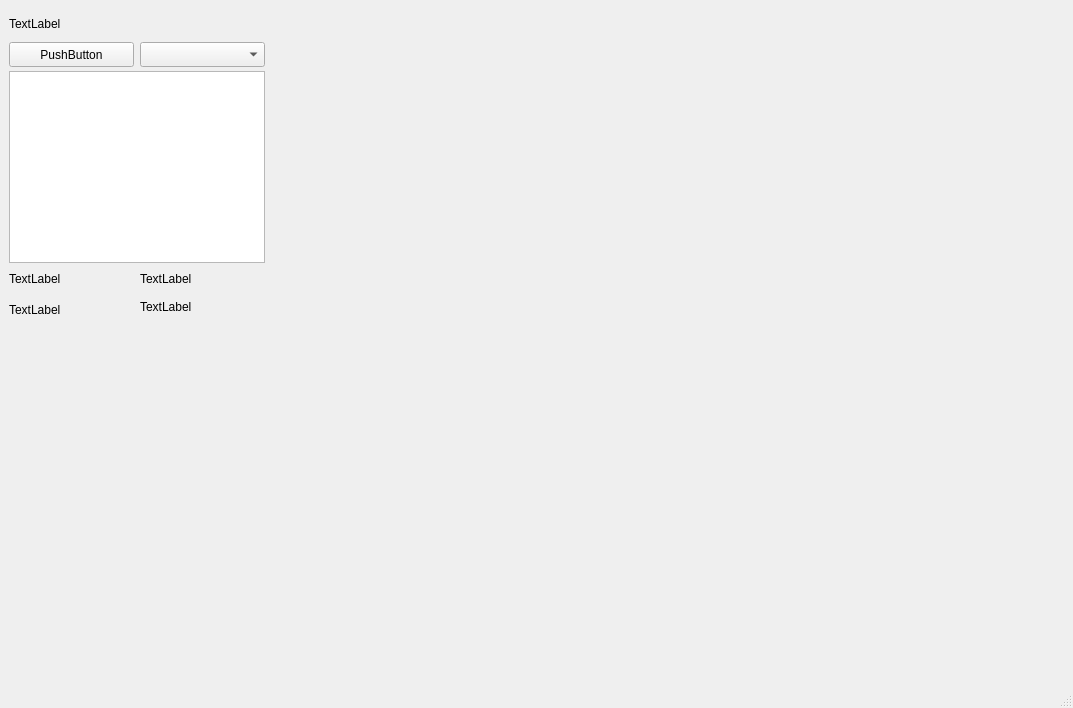
<?xml version="1.0" encoding="UTF-8"?>
<ui version="4.0">
 <class>MainWindow</class>
 <widget class="QMainWindow" name="MainWindow">
  <property name="geometry">
   <rect>
    <x>0</x>
    <y>0</y>
    <width>1073</width>
    <height>708</height>
   </rect>
  </property>
  <property name="sizePolicy">
   <sizepolicy hsizetype="Preferred" vsizetype="Preferred">
    <horstretch>1</horstretch>
    <verstretch>1</verstretch>
   </sizepolicy>
  </property>
  <property name="windowTitle">
   <string>MainWindow</string>
  </property>
  <widget class="QWidget" name="centralwidget">
   <layout class="QVBoxLayout" name="verticalLayout_2">
    <item>
     <layout class="QHBoxLayout" name="horizontalLayout_2">
      <item>
       <layout class="QVBoxLayout" name="verticalLayout">
        <item>
         <widget class="QLabel" name="label">
          <property name="sizePolicy">
           <sizepolicy hsizetype="Minimum" vsizetype="Preferred">
            <horstretch>0</horstretch>
            <verstretch>0</verstretch>
           </sizepolicy>
          </property>
          <property name="minimumSize">
           <size>
            <width>100</width>
            <height>25</height>
           </size>
          </property>
          <property name="maximumSize">
           <size>
            <width>200</width>
            <height>20</height>
           </size>
          </property>
          <property name="text">
           <string>TextLabel</string>
          </property>
         </widget>
        </item>
        <item>
         <layout class="QHBoxLayout" name="horizontalLayout">
          <item>
           <widget class="QPushButton" name="pushButton">
            <property name="sizePolicy">
             <sizepolicy hsizetype="Minimum" vsizetype="Minimum">
              <horstretch>0</horstretch>
              <verstretch>0</verstretch>
             </sizepolicy>
            </property>
            <property name="minimumSize">
             <size>
              <width>100</width>
              <height>25</height>
             </size>
            </property>
            <property name="maximumSize">
             <size>
              <width>500</width>
              <height>20</height>
             </size>
            </property>
            <property name="text">
             <string>PushButton</string>
            </property>
           </widget>
          </item>
          <item>
           <widget class="QComboBox" name="comboBox">
            <property name="sizePolicy">
             <sizepolicy hsizetype="Minimum" vsizetype="Minimum">
              <horstretch>0</horstretch>
              <verstretch>0</verstretch>
             </sizepolicy>
            </property>
            <property name="minimumSize">
             <size>
              <width>100</width>
              <height>25</height>
             </size>
            </property>
            <property name="maximumSize">
             <size>
              <width>500</width>
              <height>20</height>
             </size>
            </property>
           </widget>
          </item>
         </layout>
        </item>
        <item>
         <widget class="QTextBrowser" name="console">
          <property name="sizePolicy">
           <sizepolicy hsizetype="Minimum" vsizetype="Minimum">
            <horstretch>0</horstretch>
            <verstretch>0</verstretch>
           </sizepolicy>
          </property>
          <property name="minimumSize">
           <size>
            <width>50</width>
            <height>100</height>
           </size>
          </property>
          <property name="maximumSize">
           <size>
            <width>500</width>
            <height>16777215</height>
           </size>
          </property>
         </widget>
        </item>
        <item>
         <layout class="QGridLayout" name="gridLayout">
          <item row="0" column="0">
           <widget class="QLabel" name="label_2">
            <property name="sizePolicy">
             <sizepolicy hsizetype="Minimum" vsizetype="Preferred">
              <horstretch>0</horstretch>
              <verstretch>0</verstretch>
             </sizepolicy>
            </property>
            <property name="minimumSize">
             <size>
              <width>50</width>
              <height>20</height>
             </size>
            </property>
            <property name="maximumSize">
             <size>
              <width>200</width>
              <height>20</height>
             </size>
            </property>
            <property name="text">
             <string>TextLabel</string>
            </property>
           </widget>
          </item>
          <item row="1" column="0">
           <widget class="QLabel" name="label_4">
            <property name="sizePolicy">
             <sizepolicy hsizetype="Minimum" vsizetype="Preferred">
              <horstretch>0</horstretch>
              <verstretch>0</verstretch>
             </sizepolicy>
            </property>
            <property name="minimumSize">
             <size>
              <width>50</width>
              <height>25</height>
             </size>
            </property>
            <property name="maximumSize">
             <size>
              <width>200</width>
              <height>20</height>
             </size>
            </property>
            <property name="text">
             <string>TextLabel</string>
            </property>
           </widget>
          </item>
          <item row="0" column="1">
           <widget class="QLabel" name="label_3">
            <property name="sizePolicy">
             <sizepolicy hsizetype="Minimum" vsizetype="Preferred">
              <horstretch>0</horstretch>
              <verstretch>0</verstretch>
             </sizepolicy>
            </property>
            <property name="minimumSize">
             <size>
              <width>50</width>
              <height>20</height>
             </size>
            </property>
            <property name="maximumSize">
             <size>
              <width>200</width>
              <height>20</height>
             </size>
            </property>
            <property name="text">
             <string>TextLabel</string>
            </property>
           </widget>
          </item>
          <item row="1" column="1">
           <widget class="QLabel" name="label_5">
            <property name="sizePolicy">
             <sizepolicy hsizetype="Minimum" vsizetype="Preferred">
              <horstretch>0</horstretch>
              <verstretch>0</verstretch>
             </sizepolicy>
            </property>
            <property name="minimumSize">
             <size>
              <width>50</width>
              <height>20</height>
             </size>
            </property>
            <property name="maximumSize">
             <size>
              <width>200</width>
              <height>20</height>
             </size>
            </property>
            <property name="text">
             <string>TextLabel</string>
            </property>
           </widget>
          </item>
         </layout>
        </item>
        <item>
         <spacer name="verticalSpacer">
          <property name="orientation">
           <enum>Qt::Vertical</enum>
          </property>
          <property name="sizeHint" stdset="0">
           <size>
            <width>20</width>
            <height>40</height>
           </size>
          </property>
         </spacer>
        </item>
       </layout>
      </item>
      <item>
       <widget class="RealTimeGraphs" name="widget" native="true">
        <property name="enabled">
         <bool>true</bool>
        </property>
        <property name="sizePolicy">
         <sizepolicy hsizetype="MinimumExpanding" vsizetype="MinimumExpanding">
          <horstretch>0</horstretch>
          <verstretch>0</verstretch>
         </sizepolicy>
        </property>
        <property name="minimumSize">
         <size>
          <width>100</width>
          <height>100</height>
         </size>
        </property>
        <property name="maximumSize">
         <size>
          <width>2000</width>
          <height>2000</height>
         </size>
        </property>
       </widget>
      </item>
     </layout>
    </item>
   </layout>
  </widget>
  <widget class="QMenuBar" name="menubar">
   <property name="geometry">
    <rect>
     <x>0</x>
     <y>0</y>
     <width>1073</width>
     <height>22</height>
    </rect>
   </property>
  </widget>
  <widget class="QStatusBar" name="statusbar"/>
 </widget>
 <customwidgets>
  <customwidget>
   <class>RealTimeGraphs</class>
   <extends>QWidget</extends>
   <header>realtimegraphs.h</header>
   <container>1</container>
  </customwidget>
 </customwidgets>
 <resources/>
 <connections/>
</ui>
